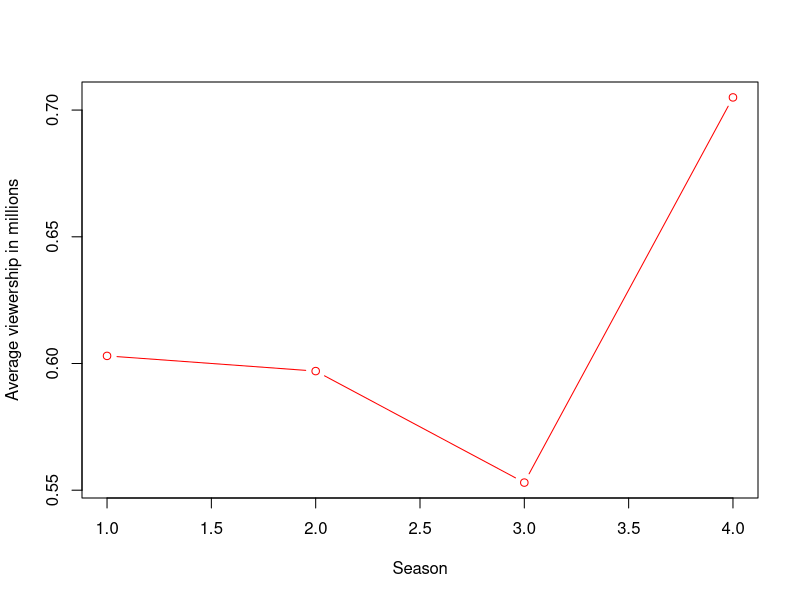

Generate this figure with R:
## ---- chunk 1
viewers <- data.frame(Season = c(1:4), Episodes = c(10, 10, 9, 10),  Viewership = c(0.603, 0.597, 0.553, 0.705))
plot(x = viewers$Season, y = viewers$Viewership, type = "b", col = "red", ylab = "Average viewership in millions", xlab = "Season")

